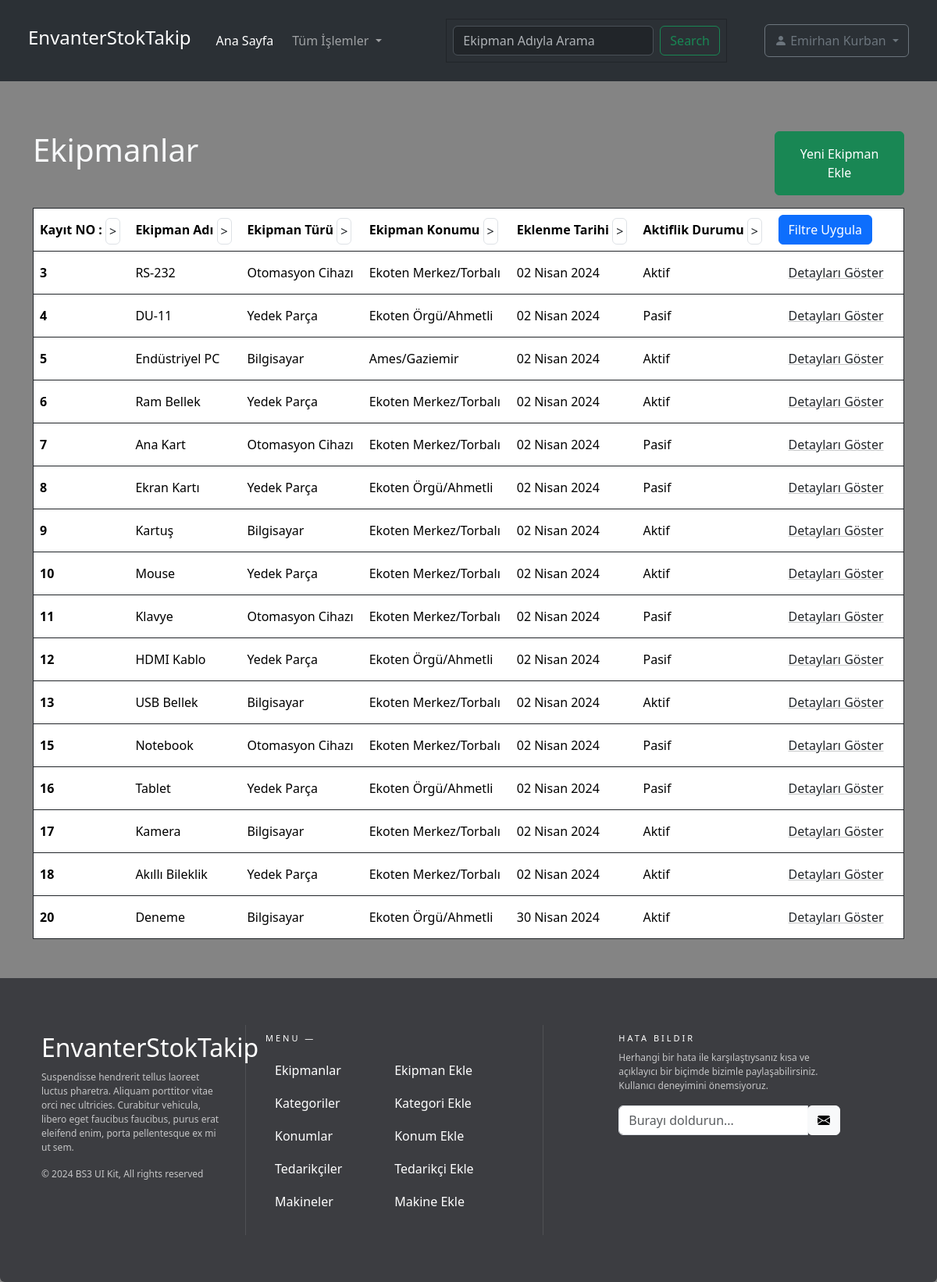
The page /home (signed in) on the database its author committed.
### users/models.py (models this page shows)
class CustomUser(AbstractUser):
    phone_number = models.CharField(max_length=20, blank=True, null=True)
    profile_photo = models.ImageField(upload_to='images/profile_photos/', blank=True, null=True)
    title = models.CharField(max_length=100, blank=True, null=True)
    address = models.TextField(blank=True, null=True)
    groups = models.ManyToManyField(Group, related_name='custom_user_groups')
    user_permissions = models.ManyToManyField(Permission, related_name='custom_user_permissions')

### ekipman/models.py (models this page shows, shortened)
class Ekipman(models.Model):
    ekipmanAdi = models.CharField(max_length=50, verbose_name = "Ekipman Adı")
    ekipmanAciklamasi = models.CharField(max_length=500, verbose_name="Ekipman Açıklaması", blank=True, null=True)
    ekipmanTuru = models.ForeignKey(ekipmanTuru.EkipmanTuru, on_delete=models.CASCADE)
    ekipmanKonumu = models.ForeignKey(konum.Konum, on_delete=models.CASCADE)
    ekipmanMarkasi = models.CharField(max_length=50, verbose_name = "Ekipmanın Markası")
    ekipmanResmi = models.ImageField(blank=True, null=True, verbose_name = "Ekipmanın Resmi")
    ekipmanVarlikStokMiktari = models.IntegerField(verbose_name = "Ekipman Varlık Stoğu")
    arizaliMiktar = models.IntegerField(verbose_name = "Arızalı Ekipman Stoğu")
    kullanilanMiktar = models.IntegerField(verbose_name = "Aktif Ekipman Stoğu")
    kullanilabilirMiktar = models.IntegerField(verbose_name = "Erişilebilir Ekipman Stoğu")
    ekleyenPersonel = models.CharField(max_length=50, verbose_name = "Ekleyen Personel")
    eklenmeTarihi = models.DateField(verbose_name = "Eklenme Tarihi")
    iliskiliMakine = models.ForeignKey(makine.Makine, on_delete=models.CASCADE, null=True, blank=True)
    tedarikciFirma = models.ForeignKey(tedarikci.Tedarikci, on_delete=models.CASCADE)
    sonGuncelleyenPersonel = models.CharField(blank=True, null=True, max_length=50, verbose_name = "Son Güncelleyen Personel")
    sonGuncellenmeTarihi = models.DateField(blank=True, null=True, verbose_name = "Son Güncellenme Tarihi")
    aktiflikDurumu = models.BooleanField(verbose_name="Aktiflik Durumu", default=True)

### kategori/models.py (models this page shows)
class EkipmanTuru(models.Model):
     ekipmanTuru = models.CharField(max_length=50, verbose_name = "Ekipman Türü")
     def __str__(self) -> str:
        return self.ekipmanTuru

### konum/models.py (models this page shows)
class Konum(models.Model):
     ekipmanKonumu = models.CharField(max_length=50, verbose_name = "Ekipmanın Konumu")
     def __str__(self) -> str:
        return self.ekipmanKonumu

### ekipman/views.py (the view)
# urls.py: path('home', ekipman_views.EkipmanIndex, name='Home'),
@login_required(login_url='/')
def EkipmanIndex(request):
    ekipmanlar = Ekipman.objects.all()
    filtre = False
    sayac = 0
    if request.method == 'POST':
        if 'form_submit' in request.POST:
            form = EkipmanFiltreForm(request.POST)
            if form.is_valid():
                ekipman_adi = form.cleaned_data.get('ekipman_adi')
                ekipman_turu = form.cleaned_data.get('ekipman_turu')
                ekipman_konumu = form.cleaned_data.get('ekipman_konumu')
                ekipman_markasi = form.cleaned_data.get('ekipman_markasi')
                tedarikci_firma = form.cleaned_data.get('tedarikci_firma')
                aktiflik_durumu = form.cleaned_data.get('aktiflik_durumu')
                if ekipman_adi:
                    ekipmanlar = ekipmanlar.filter(ekipmanAdi__icontains=ekipman_adi)
                    filtre = True
                if ekipman_turu:
                    ekipmanlar = ekipmanlar.filter(ekipmanTuru=ekipman_turu)
                    filtre = True
                if ekipman_konumu:
                    ekipmanlar = ekipmanlar.filter(ekipmanKonumu=ekipman_konumu)
                    filtre = True
                if ekipman_markasi:
                    ekipmanlar = ekipmanlar.filter(ekipmanMarkasi__icontains=ekipman_markasi)
                    filtre = True
                if tedarikci_firma:
                    ekipmanlar = ekipmanlar.filter(tedarikciFirma=tedarikci_firma)
                    filtre = True
                if aktiflik_durumu is not None:
                    ekipmanlar = ekipmanlar.filter(aktiflikDurumu=aktiflik_durumu)
                    filtre = True
            context = {'ekipmanlar' : ekipmanlar, 'form' : form, 'filtre' : filtre}
            return render(request, "ekipmanViews/ekipmanIndex.html", context)
        if 'form1_submit' in request.POST:
            form1 = HataTalepForm(request.POST)
            if form1.is_valid():
                form1.save()
                subject = form1.cleaned_data['ekleyenPersonel'] + ' isimli Personel Tarafından iletilen hata talebi.'
                message = form1.cleaned_data['aciklama']
                from_email = settings.EMAIL_HOST_USER
                recipient_list = ['emirhankurban06@gmail.com']
                print(subject)
                print(message)
                print(from_email)
                print(recipient_list)
                send_mail(subject, message, from_email, recipient_list)
                print('E-posta Başarıyla Gönderildi.')
            return redirect('Home')
    else:
        search_query = request.GET.get('search')
        form = EkipmanFiltreForm(request.GET)
        form1 = HataTalepForm()
        form1.fields['ekleyenPersonel'].initial = request.user.get_full_name()
        now = datetime.now()
        form1.fields['eklenmeTarihi'].initial = now.strftime('%d/%m/%Y')
        form1.fields['cozulmeDurumu'].initial = False
        if search_query:
            filtre = True
            ekipmanlar = ekipmanlar.filter(ekipmanAdi__icontains=search_query)
        sirala_param = request.GET.get('sirala')
        print(filtre)
        if sirala_param == 'id' and filtre == False:
            sayac = 1
            ekipmanlar = ekipmanlar.order_by('id')
        elif(sirala_param == 'id_ters' and filtre == False):
            sayac = 0
            ekipmanlar = ekipmanlar.order_by('-id')
        if sirala_param == 'ekipmanAdi' and filtre == False:
            sayac = 1
            ekipmanlar = ekipmanlar.order_by('ekipmanAdi')
        elif(sirala_param == 'ekipmanAdi_ters' and filtre == False):
            sayac = 0
            ekipmanlar = ekipmanlar.order_by('-ekipmanAdi')
        if sirala_param == 'ekipmanTuru' and filtre == False:
            sayac = 1
            ekipmanlar = ekipmanlar.order_by('ekipmanTuru')
        elif(sirala_param == 'ekipmanTuru_ters' and filtre == False):
            sayac = 0
            ekipmanlar = ekipmanlar.order_by('-ekipmanTuru')
        if sirala_param == 'ekipmanKonumu' and filtre == False:
            sayac = 1
            ekipmanlar = ekipmanlar.order_by('ekipmanKonumu')
        elif(sirala_param == 'ekipmanKonumu_ters' and filtre == False):
            sayac = 0
            ekipmanlar = ekipmanlar.order_by('-ekipmanKonumu')
        if sirala_param == 'eklenmeTarihi' and filtre == False:
            sayac = 1
            ekipmanlar = ekipmanlar.order_by('-eklenmeTarihi')
        elif(sirala_param == 'eklenmeTarihi_ters' and filtre == False):
            sayac = 0
            ekipmanlar = ekipmanlar.order_by('eklenmeTarihi')
        if sirala_param == 'aktiflikDurumu' and filtre == False:
            sayac = 1
            ekipmanlar = ekipmanlar.order_by('-aktiflikDurumu')
        elif(sirala_param == 'aktiflikDurumu_ters' and filtre == False):
            sayac = 0
            ekipmanlar = ekipmanlar.order_by('aktiflikDurumu')
        sayac = sayac % 2
        context = {'ekipmanlar' : ekipmanlar, 'form' : form, 'form1' : form1, 'filtre' : filtre, 'sayac' : sayac}
        return render(request, "ekipmanViews/ekipmanIndex.html", context)

### templates/ekipmanViews/ekipmanIndex.html (shortened to what this page needs)
{% load widget_tweaks %}
<!doctype html>
<html lang="en">
<head>
    <link href="https://cdn.jsdelivr.net/npm/bootstrap@5.3.2/dist/css/bootstrap.min.css" rel="stylesheet"
 />
    <link href="https://cdn.jsdelivr.net/npm/bootstrap@5.3.3/dist/css/bootstrap.min.css" rel="stylesheet"
>
    {% load static %}
    <link rel="stylesheet" href="{% static 'style.css' %}">
</head>
<body class="bg-lightblue">
    <header>
        {% include 'partials/_navbar.html' %}
    </header>
    <main>
        <div class="container pt-5">
            <div class="row my-3">
                <div class="col-10 text-light">
                    <h1>Ekipmanlar</h1>
                </div>
                <div class="col-2">
                    <a class="btn btn-success p-3 col-12" href="{% url 'CreateEkipman' %}">Yeni Ekipman Ekle</a>
                </div>
            </div>
            {% if ekipmanlar %}
            <table class="table border border-dark table-hover">
                <thead>
                    <tr>
                        <th scope="col">Kayıt NO : <a {% if sayac == 0 %} href="{% url 'Home' %}?sirala=id" {% else %} href="{% url 'Home' %}?sirala=id_ters" {% endif %} class="btn border p-1">></a></th>
                        <th scope="col">Ekipman Adı  <a {% if sayac == 0 %} href="{% url 'Home' %}?sirala=ekipmanAdi" {% else %} href="{% url 'Home' %}?sirala=ekipmanAdi_ters" {% endif %} class="btn border p-1">></a></th>
                        <th scope="col">Ekipman Türü  <a {% if sayac == 0 %} href="{% url 'Home' %}?sirala=ekipmanTuru" {% else %} href="{% url 'Home' %}?sirala=ekipmanTuru_ters" {% endif %} class="btn border p-1">></a></th>
                        <th scope="col">Ekipman Konumu  <a {% if sayac == 0 %} href="{% url 'Home' %}?sirala=ekipmanKonumu" {% else %} href="{% url 'Home' %}?sirala=ekipmanKonumu_ters" {% endif %} class="btn border p-1">></a></th>
                        <th scope="col">Eklenme Tarihi <a {% if sayac == 0 %} href="{% url 'Home' %}?sirala=eklenmeTarihi" {% else %} href="{% url 'Home' %}?sirala=eklenmeTarihi_ters" {% endif %} class="btn border p-1">></a></th>
                        <th scope="col">Aktiflik Durumu  <a {% if sayac == 0 %} href="{% url 'Home' %}?sirala=aktiflikDurumu" {% else %} href="{% url 'Home' %}?sirala=aktiflikDurumu_ters" {% endif %} class="btn border p-1">></a></th>
                        <td scope="col">
                            <button type="button" class="btn btn-primary" data-bs-toggle="modal"
                                data-bs-target="#exampleModal1">
                                Filtre Uygula
                            </button>
                        </td>
                    </tr>
                </thead>
                <tbody>
                    {% for ekipman in ekipmanlar %}
                    <tr>
                        <th class="align-middle" scope="row">{{ekipman.id}}</th>
                        <td class="align-middle">{{ekipman.ekipmanAdi}}</td>
                        <td class="align-middle">{{ekipman.ekipmanTuru}}</td>
                        <td class="align-middle">{{ekipman.ekipmanKonumu}}</td>
                        <td class="align-middle">{{ekipman.eklenmeTarihi}}</td>
                        <td class="align-middle">
                            {% if ekipman.aktiflikDurumu == 1 %}
                            Aktif
                            {% else %}
                            Pasif
                            {% endif %}
                        </td>
                        <td> <a href="{% url 'EkipmanDetails' ekipman.pk %}"
                                class="btn btn-link link-dark align-middle link-underline-opacity-25 link-underline-opacity-100-hover">Detayları
                                Göster</a></td>
                    </tr>
                    {% endfor %}
                </tbody>
            </table>
            {% endif %}
        </div>
    </main>
        {% include 'partials/_footer.html' %}
</body>
</html>

### templates/partials/_navbar.html (shortened to what this page needs)
<link href="https://cdn.jsdelivr.net/npm/bootstrap-icons/font/bootstrap-icons.css" rel="stylesheet">
<nav class="navbar navbar-expand-lg bg-body-tertiary p-4" data-bs-theme="dark">
    <div class="container-fluid">
      <a class="navbar-brand" href="{% url 'Home' %}"><h4>EnvanterStokTakip</h4></a>
      <div class="collapse navbar-collapse" id="navbarSupportedContent">
        <ul class="navbar-nav me-auto mb-2 mb-lg-0">
          <li class="nav-item">
            <a class="nav-link mx-2 {% if request.path == '/home' %}active{% endif %}" aria-current="page" href="{% url 'Home' %}">Ana Sayfa</a>
          </li>
          <li class="nav-item dropdown">
            <a class="nav-link dropdown-toggle" href="#" role="button" data-bs-toggle="dropdown" aria-expanded="false">
                Tüm İşlemler
            </a>
          </li>
        </ul>
        {% if request.path == '/home' or request.path == '/kategoriIndex' or request.path == '/konumIndex' or request.path == '/tedarikciIndex' or request.path == '/makineIndex' %}
          <form class="d-flex me-5 border border-dark p-2" role="search">
            <input class="form-control me-2" type="search" name="search" aria-label="Search"
             placeholder="{% if request.path == '/home' %}Ekipman{% elif request.path == '/kategoriIndex' %}Kategori{% elif request.path == '/tedarikciIndex' %}Tedarikçi{% elif request.path == '/konumIndex' %}Konum{% elif request.path == '/makineIndex' %}Makine{% endif %} Adıyla Arama"
             {% if searchQuery %}value="{{searchQuery}}"{% endif %}>
            <button class="btn btn-outline-success" type="submit" name="form_submit">Search</button>
          </form>
        {% endif %}
        {% if request.user.is_authenticated %}
          <div class="dropdown">
            <a class="btn btn-outline-secondary dropdown-toggle py-2" href="#" role="button" id="userDropdown" data-bs-toggle="dropdown" aria-expanded="false">
              <i class="bi bi-person-fill"></i>
               {{request.user.get_full_name}}
            </a>
          </div>
          {% else %} <a href="{% url 'Login' %}">Please Login</a> {% endif %}
        </div>
      </div>
  </nav>

### rows shown on the page
CustomUser: user.get_full_name "Emirhan Kurban"
Ekipman: id "3", ekipmanAdi "RS-232", ekipmanTuru "Otomasyon Cihazı", ekipmanKonumu "Ekoten Merkez/Torbalı", eklenmeTarihi "02 Nisan 2024", aktiflikDurumu "Aktif"
Ekipman: id "4", ekipmanAdi "DU-11", ekipmanTuru "Yedek Parça", ekipmanKonumu "Ekoten Örgü/Ahmetli", eklenmeTarihi "02 Nisan 2024", aktiflikDurumu "Pasif"
Ekipman: id "5", ekipmanAdi "Endüstriyel PC", ekipmanTuru "Bilgisayar", ekipmanKonumu "Ames/Gaziemir", eklenmeTarihi "02 Nisan 2024", aktiflikDurumu "Aktif"
Ekipman: id "6", ekipmanAdi "Ram Bellek", ekipmanTuru "Yedek Parça", ekipmanKonumu "Ekoten Merkez/Torbalı", eklenmeTarihi "02 Nisan 2024", aktiflikDurumu "Aktif"
Ekipman: id "7", ekipmanAdi "Ana Kart", ekipmanTuru "Otomasyon Cihazı", ekipmanKonumu "Ekoten Merkez/Torbalı", eklenmeTarihi "02 Nisan 2024", aktiflikDurumu "Pasif"
Ekipman: id "8", ekipmanAdi "Ekran Kartı", ekipmanTuru "Yedek Parça", ekipmanKonumu "Ekoten Örgü/Ahmetli", eklenmeTarihi "02 Nisan 2024", aktiflikDurumu "Pasif"
Ekipman: id "9", ekipmanAdi "Kartuş", ekipmanTuru "Bilgisayar", ekipmanKonumu "Ekoten Merkez/Torbalı", eklenmeTarihi "02 Nisan 2024", aktiflikDurumu "Aktif"
Ekipman: id "10", ekipmanAdi "Mouse", ekipmanTuru "Yedek Parça", ekipmanKonumu "Ekoten Merkez/Torbalı", eklenmeTarihi "02 Nisan 2024", aktiflikDurumu "Aktif"
Ekipman: id "11", ekipmanAdi "Klavye", ekipmanTuru "Otomasyon Cihazı", ekipmanKonumu "Ekoten Merkez/Torbalı", eklenmeTarihi "02 Nisan 2024", aktiflikDurumu "Pasif"
Ekipman: id "12", ekipmanAdi "HDMI Kablo", ekipmanTuru "Yedek Parça", ekipmanKonumu "Ekoten Örgü/Ahmetli", eklenmeTarihi "02 Nisan 2024", aktiflikDurumu "Pasif"
Ekipman: id "13", ekipmanAdi "USB Bellek", ekipmanTuru "Bilgisayar", ekipmanKonumu "Ekoten Merkez/Torbalı", eklenmeTarihi "02 Nisan 2024", aktiflikDurumu "Aktif"
Ekipman: id "15", ekipmanAdi "Notebook", ekipmanTuru "Otomasyon Cihazı", ekipmanKonumu "Ekoten Merkez/Torbalı", eklenmeTarihi "02 Nisan 2024", aktiflikDurumu "Pasif"
Ekipman: id "16", ekipmanAdi "Tablet", ekipmanTuru "Yedek Parça", ekipmanKonumu "Ekoten Örgü/Ahmetli", eklenmeTarihi "02 Nisan 2024", aktiflikDurumu "Pasif"
Ekipman: id "17", ekipmanAdi "Kamera", ekipmanTuru "Bilgisayar", ekipmanKonumu "Ekoten Merkez/Torbalı", eklenmeTarihi "02 Nisan 2024", aktiflikDurumu "Aktif"
Ekipman: id "18", ekipmanAdi "Akıllı Bileklik", ekipmanTuru "Yedek Parça", ekipmanKonumu "Ekoten Merkez/Torbalı", eklenmeTarihi "02 Nisan 2024", aktiflikDurumu "Aktif"
Ekipman: id "20", ekipmanAdi "Deneme", ekipmanTuru "Bilgisayar", ekipmanKonumu "Ekoten Örgü/Ahmetli", eklenmeTarihi "30 Nisan 2024", aktiflikDurumu "Aktif"
